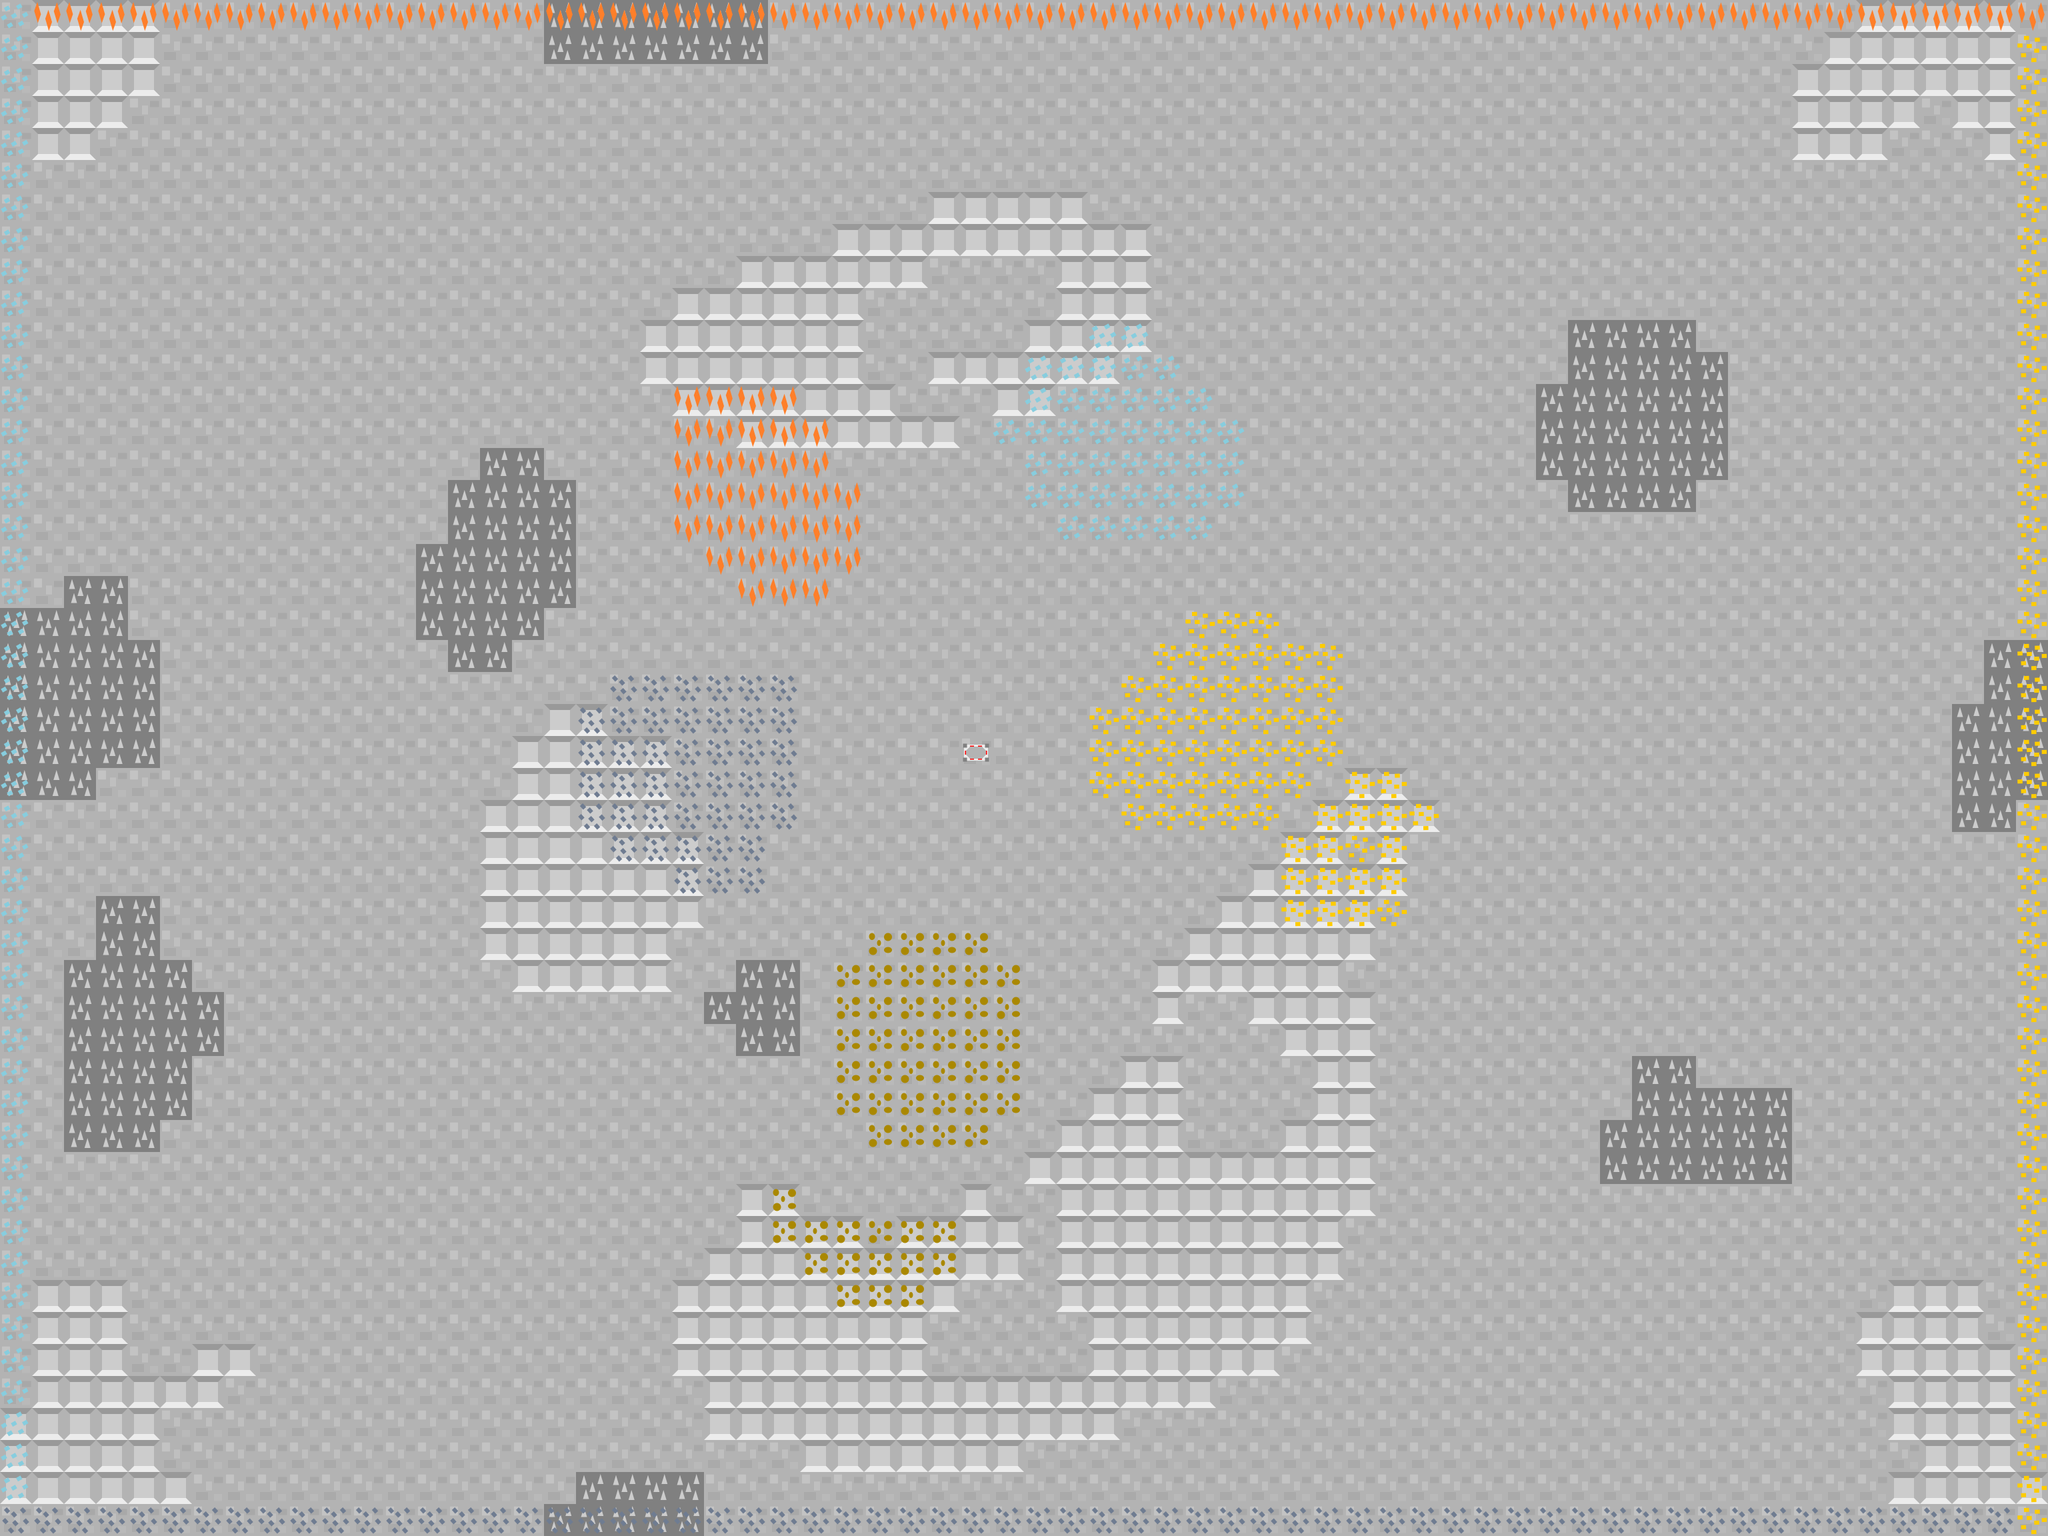

The image is a tile-based game level rendered from a .tmx file. Its description and source (layers, tilesets, objects; grid data summarised) follow:
An orthogonal 64x48 tile map with 48x48 px tiles, 5 tile layers (bg, walls, hazards, resources, ...).

<map version="1.0" orientation="orthogonal" renderorder="right-down" width="64" height="48" tilewidth="48" tileheight="48" nextobjectid="1">
 <tileset firstgid="1" name="tiles" tilewidth="48" tileheight="48" tilecount="25">
  <image source="tiles.png" width="256" height="256" />
 </tileset>
 <layer name="bg" width="64" height="48">
  <data>[3072 cells, 3072 non-empty, 1 distinct tile ids]</data>
 </layer>
 <layer name="walls" width="64" height="48">
  <data>[3072 cells, 426 non-empty, 1 distinct tile ids]</data>
 </layer>
 <layer name="hazards" width="64" height="48">
  <data>[3072 cells, 179 non-empty, 1 distinct tile ids]</data>
 </layer>
 <layer name="resources" width="64" height="48">
  <data>[3072 cells, 451 non-empty, 5 distinct tile ids]</data>
 </layer>
 <layer name="buildings" width="64" height="48">
  <data>[3072 cells, 1 non-empty, 1 distinct tile ids]</data>
 </layer>
</map>
